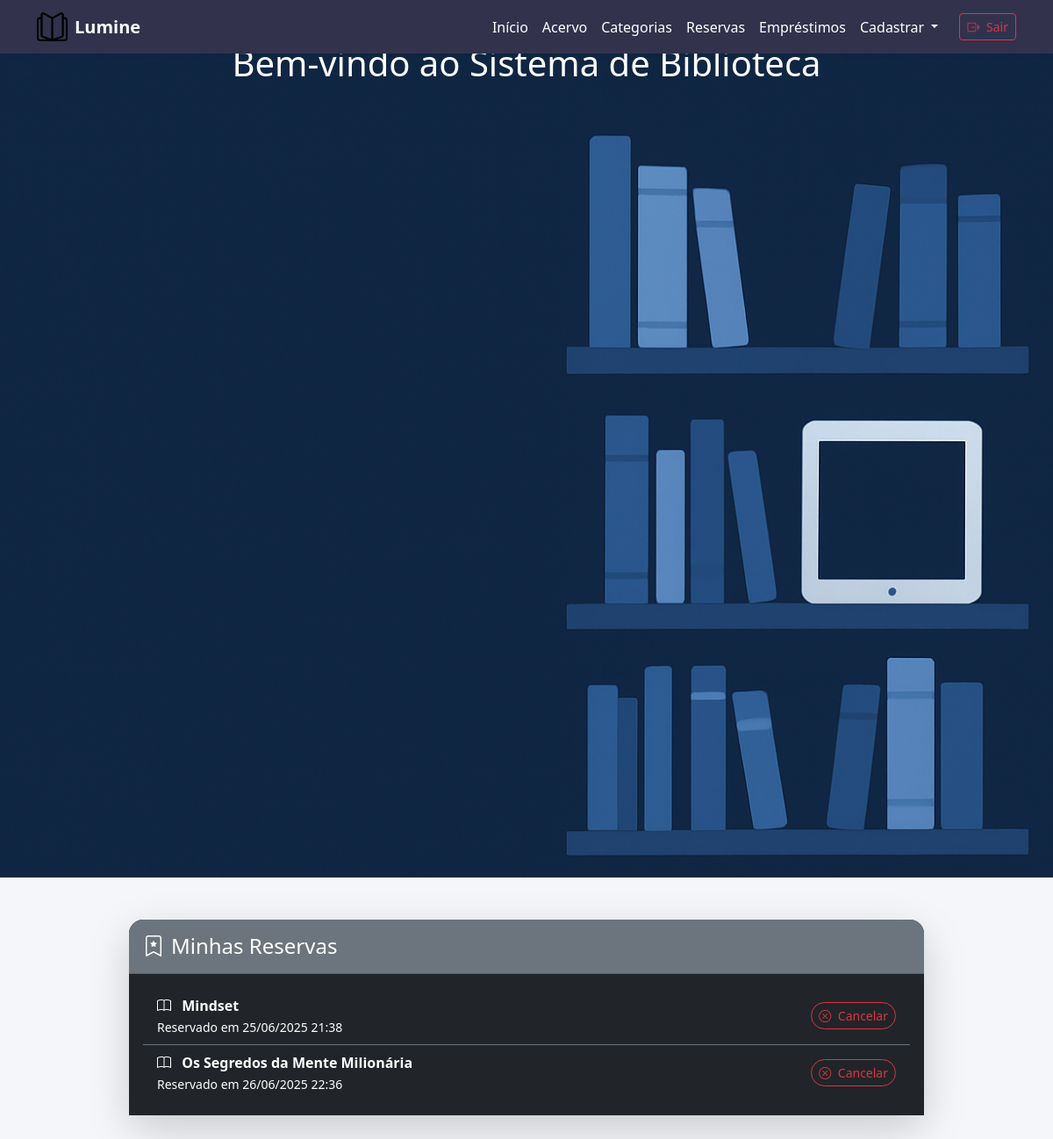
Page /reservas/ (signed in) on the committed database.
### biblioteca/models.py (models this page shows, shortened)
class Reserva(models.Model):
    livro = models.ForeignKey(Livro, on_delete=models.CASCADE)
    usuario = models.ForeignKey(Usuario, on_delete=models.CASCADE)
    data_reserva = models.DateTimeField(auto_now_add=True)
    ativa = models.BooleanField(default=True)

class Livro(models.Model):
    GENEROS = [
        ('Ficção', 'Ficção'),
        ('Não Ficção', 'Não Ficção'),
        ('Infantil', 'Infantil'),
        ('Acadêmico', 'Acadêmico'),
    ]
    titulo = models.CharField(max_length=200, unique=True)
    genero = models.CharField(max_length=20, choices=GENEROS)
    quantidade = models.PositiveIntegerField(default=1)
    autores = models.ManyToManyField(Autor)
    capa = models.ImageField(upload_to='capas/', blank=True, null=True)
    data_cadastro = models.DateTimeField(auto_now_add=True)

### biblioteca/views.py (the view)
# urls.py: path('reservas/', ReservaListView.as_view(), name='reserva-lista'),
class ReservaListView(LoginRequiredMixin, generic.ListView):
    model = Reserva
    template_name = 'reservas/lista.html'
    context_object_name = 'reservas'
    def get_queryset(self):
        return Reserva.objects.filter(usuario=self.request.user, ativa=True).select_related('livro')

### biblioteca/templates/reservas/lista.html (shortened to what this page needs)
{% extends 'base.html' %}
{% block content %}
<div class="container py-5">
    <div class="row justify-content-center mb-4">
        <div class="col-md-10">
            <div class="card bg-dark text-white shadow-lg border-0 rounded-4">
                <div class="card-header bg-secondary text-white rounded-top-4 py-3">
                    <h4 class="mb-0 d-flex align-items-center">
                        <i class="bi bi-bookmark-star me-2 fs-4"></i> Minhas Reservas
                    </h4>
                </div>
                <div class="card-body bg-dark">
                    {% if reservas %}
                        <ul class="list-group list-group-flush">
                            {% for reserva in reservas %}
                                <li class="list-group-item bg-dark text-white d-flex justify-content-between align-items-center border-secondary">
                                    <div>
                                        <i class="bi bi-book me-2"></i>
                                        <strong>{{ reserva.livro.titulo }}</strong><br>
                                        <small class="text-white">Reservado em {{ reserva.data_reserva|date:"d/m/Y H:i" }}</small>
                                    </div>
                                    <form method="post" action="{% url 'reserva-cancelar' reserva.pk %}">
                                        <button type="submit" class="btn btn-outline-danger btn-sm rounded-pill">
                                            <i class="bi bi-x-circle me-1"></i> Cancelar
                                        </button>
                                    </form>
                                </li>
                            {% endfor %}
                        </ul>
                    {% else %}
                        <div class="text-center text-muted py-3">
                            <i class="bi bi-info-circle me-2"></i> Nenhuma reserva ativa.
                        </div>
                    {% endif %}
                </div>
            </div>
        </div>
    </div>
</div>
{% endblock %}

### biblioteca/templates/base.html (style rules this page uses)
body { background-color: #f5f6fa; }

### rows in the picture
Reserva: livro.titulo "Mindset", data_reserva "25/06/2025 21:38"
Reserva: livro.titulo "Os Segredos da Mente Milionária", data_reserva "26/06/2025 22:36"
